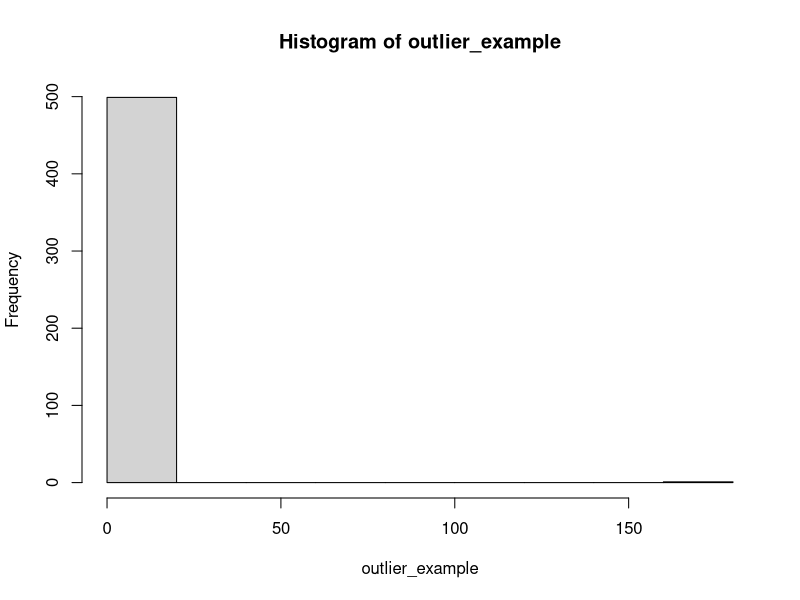
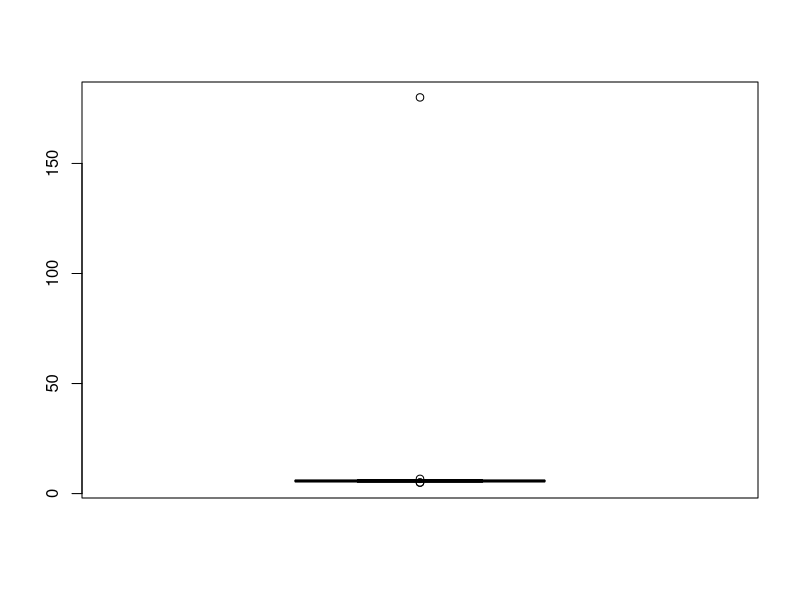
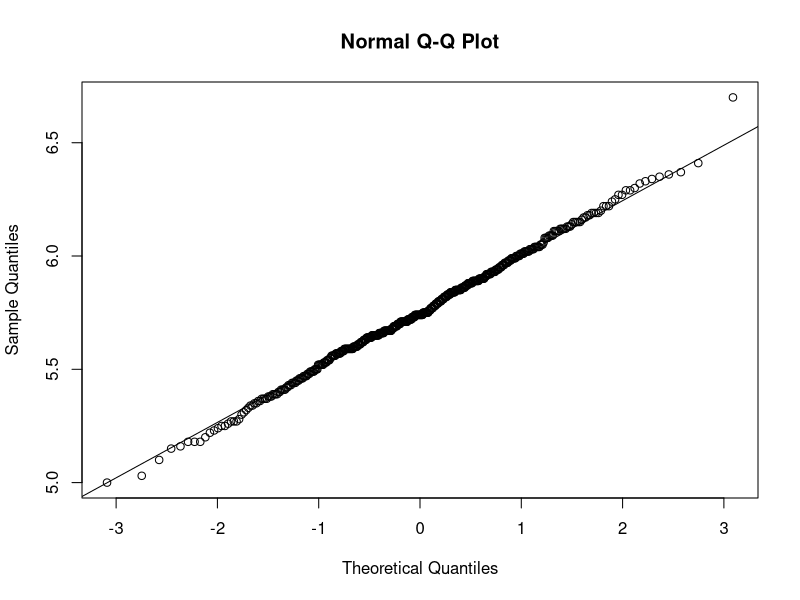
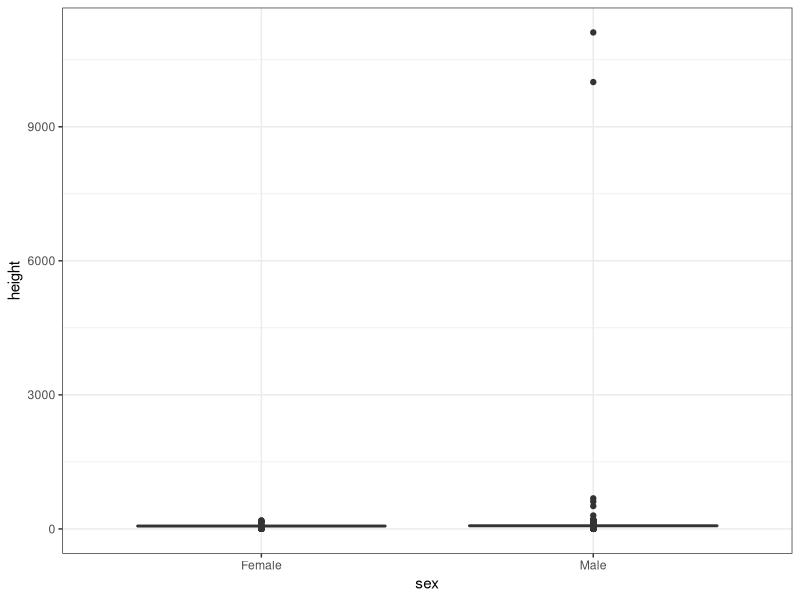

Write R code to recreate these figures, in order.
## ---- chunk 1
library(dslabs)
library(tidyverse)
ds_theme_set()
## ---- chunk 2
data(outlier_example)
str(outlier_example)
## ---- chunk 3
mean(outlier_example)
sd(outlier_example)
## ---- chunk 4
hist(outlier_example)
## ---- chunk 5
boxplot(outlier_example)
## ---- chunk 6
median(outlier_example)
## ---- chunk 7
IQR(outlier_example) / 1.349
## ---- chunk 8
q3 <- qnorm(0.75)
q1 <- qnorm(0.25)
iqr <- q3 - q1
r <- c(q1 - 1.5*iqr, q3 + 1.5*iqr)
r
## ---- chunk 9
max_height <- quantile(outlier_example, 0.75) + 3*IQR(outlier_example)
## ---- chunk 10
x <- outlier_example[outlier_example < max_height]
qqnorm(x)
qqline(x)
## ---- chunk 11
mad(outlier_example)
## ---- chunk 12
    x_with_error <- x
    x_with_error[1] <- x_with_error[1]*10
## ---- chunk 13
data("reported_heights")
head(reported_heights)
## ---- chunk 14
reported_heights <- reported_heights %>%
  mutate(original_heights = height, height = as.numeric(height))
## ---- chunk 15
reported_heights %>% 
  filter(is.na(height)) %>% 
  head()
## ---- chunk 16
reported_heights <- filter(reported_heights, !is.na(height))
## ---- chunk 17
reported_heights %>% 
  group_by(sex) %>%
  summarize(average = mean(height), sd = sd(height),
            median = median(height), MAD = mad(height))
## ---- chunk 18
reported_heights %>% 
  ggplot(aes(sex, height)) + 
  geom_boxplot()
## ---- chunk 19
reported_heights %>% 
  arrange(desc(height)) %>% 
  top_n(10, height)
## ---- chunk 20
max_height <- quantile(reported_heights$height, .75) + 3*IQR(reported_heights$height)
min_height <- quantile(reported_heights$height, .25) - 3*IQR(reported_heights$height)
c(min_height, max_height)
## ---- chunk 21
reported_heights %>% 
  filter(!between(height, min_height, max_height)) %>% 
  select(original_heights) %>%
  head(n=10)
